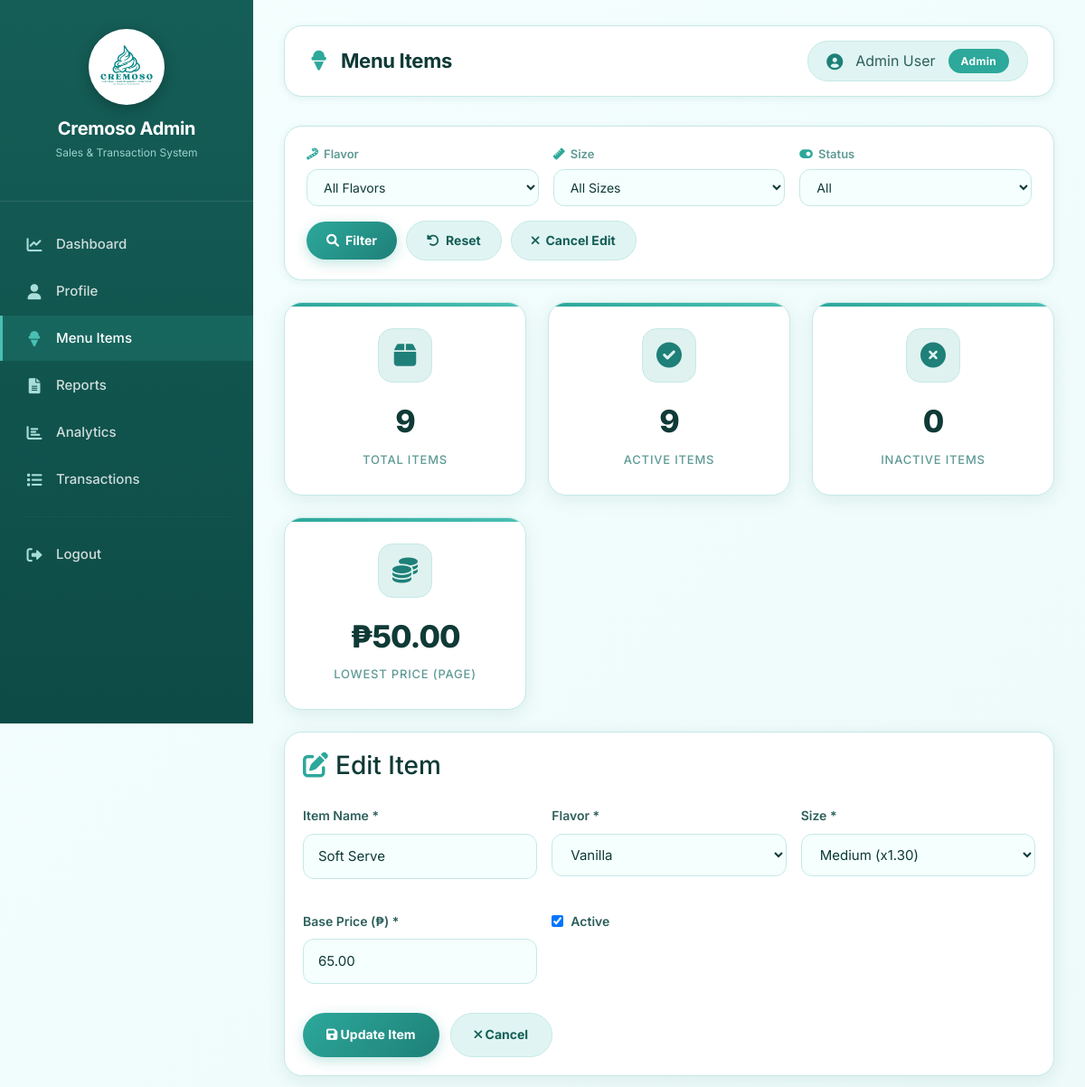
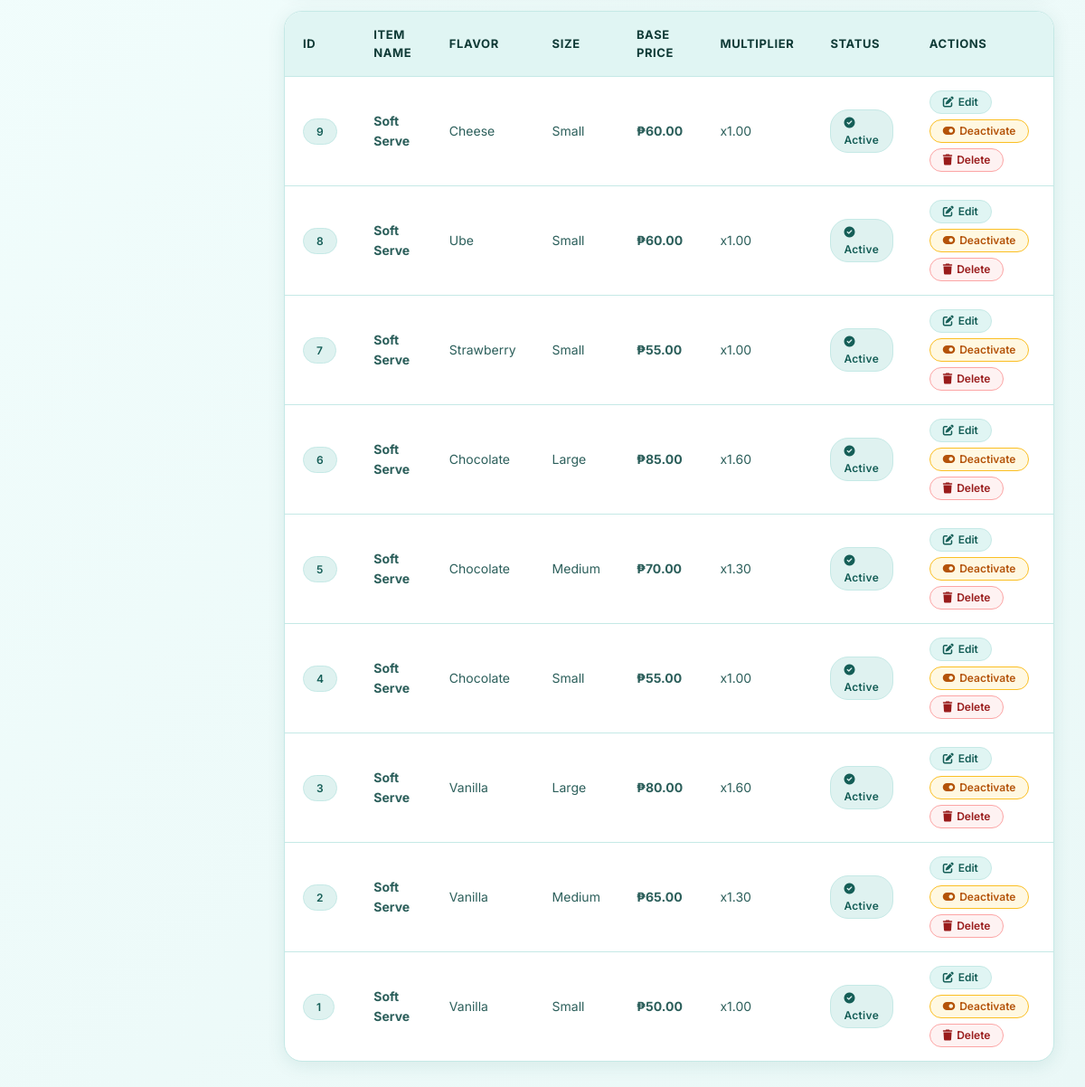
/admin/items.php?edit=2 (signed in), run on the app's committed database (2 pictures, top to bottom).
### tables this page shows
CREATE TABLE items (
    item_id INT PRIMARY KEY AUTO_INCREMENT,
    item_name VARCHAR(100) NOT NULL,
    flavor_id INT NOT NULL,
    size_id INT NOT NULL,
    base_price DECIMAL(10,2) NOT NULL,
    is_active BOOLEAN DEFAULT TRUE,
    FOREIGN KEY (flavor_id) REFERENCES flavors(flavor_id),
    FOREIGN KEY (size_id) REFERENCES item_sizes(size_id)
);

CREATE TABLE flavors (
    flavor_id INT PRIMARY KEY AUTO_INCREMENT,
    flavor_name VARCHAR(50) NOT NULL
);

CREATE TABLE item_sizes (
    size_id INT PRIMARY KEY AUTO_INCREMENT,
    size_name VARCHAR(20) NOT NULL,
    price_multiplier DECIMAL(3,2) DEFAULT 1.00
);

### admin/items.php (the view, shortened to what this page needs)
<?php
require_once __DIR__ . '/../includes/auth.php';
$page = isset($_GET['page']) ? max(1, (int)$_GET['page']) : 1;
$perPage = 10;
$offset = ($page - 1) * $perPage;
$whereClause = "WHERE 1=1";
$params = [];
$countSql = "SELECT COUNT(*) FROM items i {$whereClause}";
$countStmt = $pdo->prepare($countSql);
$countStmt->execute($params);
$totalRecords = $countStmt->fetchColumn();
$sql = "SELECT i.*, f.flavor_name, s.size_name, s.price_multiplier
        FROM items i
        JOIN flavors f ON i.flavor_id = f.flavor_id
        JOIN item_sizes s ON i.size_id = s.size_id
        {$whereClause}
        ORDER BY i.item_id DESC
        LIMIT :limit OFFSET :offset";
$stmt = $pdo->prepare($sql);
$stmt->bindValue(':limit', $perPage, PDO::PARAM_INT);
$stmt->bindValue(':offset', $offset, PDO::PARAM_INT);
$stmt->execute();
$items = $stmt->fetchAll();
$flavors = $pdo->query("SELECT * FROM flavors ORDER BY flavor_name")->fetchAll();
$sizes = $pdo->query("SELECT * FROM item_sizes ORDER BY size_name")->fetchAll();
$edit_item = null;
if (isset($_GET['edit'])) {
    $edit_id = (int)$_GET['edit'];
    $stmt = $pdo->prepare("SELECT * FROM items WHERE item_id = ?");
    $stmt->execute([$edit_id]);
    $edit_item = $stmt->fetch();
}
?>
<?php include __DIR__ . '/../includes/header.php'; ?>
<?php include __DIR__ . '/../includes/sidebar_admin.php'; ?>
<div class="main-content">
    <div class="page-header">
        <h1><i class="fas fa-ice-cream"></i> Menu Items</h1>
        <div class="user-info">
            <i class="fas fa-user-circle"></i>
            <span><?= htmlspecialchars($_SESSION['fullname']) ?></span>
            <span class="branch-badge">Admin</span>
        </div>
    </div>
    <div class="filter-card">
        <form method="GET" class="filter-form">
            <div class="filter-group">
                <label><i class="fas fa-candy-cane"></i> Flavor</label>
                <select name="flavor">
                    <option value="">All Flavors</option>
                </select>
            </div>
            <div class="filter-group">
                <label><i class="fas fa-ruler"></i> Size</label>
                <select name="size">
                    <option value="">All Sizes</option>
                </select>
            </div>
            <div class="filter-group">
                <label><i class="fas fa-toggle-on"></i> Status</label>
                <select name="status">
                    <option value="">All</option>
                </select>
            </div>
            <div class="filter-actions">
                <button type="submit" class="btn-primary"><i class="fas fa-search"></i> Filter</button>
                <a href="items.php" class="btn-secondary"><i class="fas fa-rotate-left"></i> Reset</a>
                <?php if (!$edit_item): ?>
                <button type="button" class="btn-primary" onclick="document.getElementById('addModal').style.display='flex'">
                    <i class="fas fa-plus"></i> Add Item
                </button>
                <?php else: ?>
                <a href="items.php" class="btn-secondary"><i class="fas fa-times"></i> Cancel Edit</a>
                <?php endif; ?>
            </div>
        </form>
    </div>
    <div class="stats-grid" style="margin-bottom: 24px;">
        <div class="stat-card">
            <div class="stat-icon"><i class="fas fa-box"></i></div>
            <div class="stat-value"><?= number_format($totalRecords) ?></div>
            <div class="stat-label">Total Items</div>
        </div>
        <div class="stat-card">
            <div class="stat-icon"><i class="fas fa-check-circle"></i></div>
            <div class="stat-value"><?= $pdo->query("SELECT COUNT(*) FROM items WHERE is_active = 1")->fetchColumn() ?></div>
            <div class="stat-label">Active Items</div>
        </div>
        <div class="stat-card">
            <div class="stat-icon"><i class="fas fa-times-circle"></i></div>
            <div class="stat-value"><?= $pdo->query("SELECT COUNT(*) FROM items WHERE is_active = 0")->fetchColumn() ?></div>
            <div class="stat-label">Inactive Items</div>
        </div>
        <div class="stat-card">
            <div class="stat-icon"><i class="fas fa-coins"></i></div>
            <div class="stat-value">₱<?= number_format($items ? min(array_column($items, 'base_price')) : 0, 2) ?></div>
            <div class="stat-label">Lowest Price (Page)</div>
        </div>
    </div>
    <?php if ($edit_item): ?>
    <div class="data-table" style="margin-bottom: 24px;">
        <h3 style="padding: 20px 20px 0; color: var(--text-dark);">
            <i class="fas fa-edit" style="color: var(--primary); margin-right: 8px;"></i>Edit Item
        </h3>
        <form method="POST" style="padding: 20px;">
            <div class="form-grid">
                <div class="form-group">
                    <label>Item Name *</label>
                    <input type="text" name="item_name" value="<?= htmlspecialchars($edit_item['item_name']) ?>" required>
                </div>
                <div class="form-group">
                    <label>Flavor *</label>
                    <select name="flavor_id" required>
                        <?php foreach ($flavors as $f): ?>
                        <option value="<?= $f['flavor_id'] ?>" <?= $edit_item['flavor_id'] == $f['flavor_id'] ? 'selected' : '' ?>>
                            <?= htmlspecialchars($f['flavor_name']) ?>
                        </option>
                        <?php endforeach; ?>
                    </select>
                </div>
                <div class="form-group">
                    <label>Size *</label>
                    <select name="size_id" required>
                        <?php foreach ($sizes as $s): ?>
                        <option value="<?= $s['size_id'] ?>" <?= $edit_item['size_id'] == $s['size_id'] ? 'selected' : '' ?>>
                            <?= htmlspecialchars($s['size_name']) ?> (x<?= number_format($s['price_multiplier'], 2) ?>)
                        </option>
                        <?php endforeach; ?>
                    </select>
                </div>
                <div class="form-group">
                    <label>Base Price (₱) *</label>
                    <input type="number" step="0.01" min="0" name="base_price" value="<?= $edit_item['base_price'] ?>" required>
                </div>
                <div class="form-group">
                    <label style="display: flex; align-items: center; gap: 8px;">
                        <input type="checkbox" name="is_active" <?= $edit_item['is_active'] ? 'checked' : '' ?> style="width: auto;">
                        Active
                    </label>
                </div>
            </div>
            <div style="display: flex; gap: 12px; margin-top: 12px;">
                <button type="submit" class="btn-primary"><i class="fas fa-save"></i> Update Item</button>
                <a href="items.php" class="btn-secondary"><i class="fas fa-times"></i> Cancel</a>
            </div>
        </form>
    </div>
    <?php endif; ?>
    <div class="data-table">
        <table>
            <thead>
                <tr>
                    <th>ID</th>
                    <th>Item Name</th>
                    <th>Flavor</th>
                    <th>Size</th>
                    <th>Base Price</th>
                    <th>Multiplier</th>
                    <th>Status</th>
                    <th>Actions</th>
                </tr>
            </thead>
            <tbody>
                <?php foreach ($items as $item): ?>
                <tr>
                    <td><span class="status-badge status-active"><?= $item['item_id'] ?></span></td>
                    <td><strong><?= htmlspecialchars($item['item_name']) ?></strong></td>
                    <td><?= htmlspecialchars($item['flavor_name']) ?></td>
                    <td><?= htmlspecialchars($item['size_name']) ?></td>
                    <td class="item-price">₱<?= number_format($item['base_price'], 2) ?></td>
                    <td>x<?= number_format($item['price_multiplier'], 2) ?></td>
                    <td>
                        <?php if ($item['is_active']): ?>
                        <span class="status-badge status-active"><i class="fas fa-check-circle"></i> Active</span>
                        <?php else: ?>
                        <span class="status-badge status-inactive"><i class="fas fa-times-circle"></i> Inactive</span>
                        <?php endif; ?>
                    </td>
                    <td>
                        <div class="action-btns">
                            <a href="?edit=<?= $item['item_id'] ?>" class="btn-action btn-edit" title="Edit">
                                <i class="fas fa-edit"></i> <span>Edit</span>
                            </a>
                            <form method="POST" style="display: inline;">
                                <button type="submit" class="btn-action btn-toggle" title="<?= $item['is_active'] ? 'Deactivate' : 'Activate' ?>">
                                    <i class="fas fa-<?= $item['is_active'] ? 'toggle-on' : 'toggle-off' ?>"></i> <span><?= $item['is_active'] ? 'Deactivate' : 'Activate' ?></span>
                                </button>
                            </form>
                            <form method="POST" style="display: inline;" onsubmit="return confirm('Are you sure you want to delete this item?');">
                                <button type="submit" class="btn-action btn-delete" title="Delete">
                                    <i class="fas fa-trash"></i> <span>Delete</span>
                                </button>
                            </form>
                        </div>
                    </td>
                </tr>
                <?php endforeach; ?>
            </tbody>
        </table>
    </div>
</div>
<?php include __DIR__ . '/../includes/footer.php'; ?>

### data on the page
items: item_name "Soft Serve", flavor_id "Vanilla", size_id "Medium (x1.30)", base_price "65.00", is_active "☑", item_id "2", flavor.flavor_name "Vanilla", size.size_name "Medium", size.price_multiplier "1.30", shows "Active", shows "Deactivate"
items: item_id "9", item_name "Soft Serve", flavor.flavor_name "Cheese", size.size_name "Small", base_price "60.00", size.price_multiplier "1.00", is_active 1 (drawn)
items: item_id "8", item_name "Soft Serve", flavor.flavor_name "Ube", size.size_name "Small", base_price "60.00", size.price_multiplier "1.00", is_active 1 (drawn)
items: item_id "7", item_name "Soft Serve", flavor.flavor_name "Strawberry", size.size_name "Small", base_price "55.00", size.price_multiplier "1.00", is_active 1 (drawn)
items: item_id "6", item_name "Soft Serve", flavor.flavor_name "Chocolate", size.size_name "Large", base_price "85.00", size.price_multiplier "1.60", is_active 1 (drawn)
items: item_id "5", item_name "Soft Serve", flavor.flavor_name "Chocolate", size.size_name "Medium", base_price "70.00", size.price_multiplier "1.30", is_active 1 (drawn)
items: item_id "4", item_name "Soft Serve", flavor.flavor_name "Chocolate", size.size_name "Small", base_price "55.00", size.price_multiplier "1.00", is_active 1 (drawn)
items: item_id "3", item_name "Soft Serve", flavor.flavor_name "Vanilla", size.size_name "Large", base_price "80.00", size.price_multiplier "1.60", is_active 1 (drawn)
items: item_id "1", item_name "Soft Serve", flavor.flavor_name "Vanilla", size.size_name "Small", base_price "50.00", size.price_multiplier "1.00", is_active 1 (drawn)

### other printed values
$_SESSION['fullname'] "Admin User"
$totalRecords "9"
$items ? min(array_column($items, 'base_price')) : 0 "50.00"
